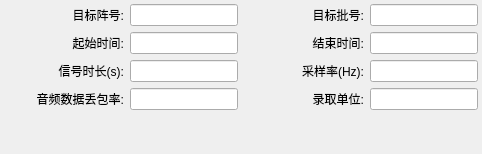
           <widget class="QWidget" name="tab_8">
            <attribute name="title">
             <string>基本信息</string>
            </attribute>
            <layout class="QGridLayout" name="gridLayout_4" columnstretch="1,0,0,0,0">
             <property name="leftMargin">
              <number>4</number>
             </property>
             <property name="topMargin">
              <number>4</number>
             </property>
             <property name="rightMargin">
              <number>4</number>
             </property>
             <property name="bottomMargin">
              <number>4</number>
             </property>
             <item row="3" column="0">
              <widget class="QLabel" name="label_31">
               <property name="minimumSize">
                <size>
                 <width>120</width>
                 <height>0</height>
                </size>
               </property>
               <property name="maximumSize">
                <size>
                 <width>120</width>
                 <height>16777215</height>
                </size>
               </property>
               <property name="text">
                <string>音频数据丢包率:</string>
               </property>
               <property name="alignment">
                <set>Qt::AlignRight|Qt::AlignTrailing|Qt::AlignVCenter</set>
               </property>
              </widget>
             </item>
             <item row="0" column="0">
              <widget class="QLabel" name="label_28">
               <property name="minimumSize">
                <size>
                 <width>120</width>
                 <height>0</height>
                </size>
               </property>
               <property name="maximumSize">
                <size>
                 <width>120</width>
                 <height>16777215</height>
                </size>
               </property>
               <property name="text">
                <string>目标阵号:</string>
               </property>
               <property name="alignment">
                <set>Qt::AlignRight|Qt::AlignTrailing|Qt::AlignVCenter</set>
               </property>
              </widget>
             </item>
             <item row="2" column="4">
              <widget class="QLineEdit" name="lineEdit_24"/>
             </item>
             <item row="1" column="0">
              <widget class="QLabel" name="label_29">
               <property name="minimumSize">
                <size>
                 <width>120</width>
                 <height>0</height>
                </size>
               </property>
               <property name="maximumSize">
                <size>
                 <width>120</width>
                 <height>16777215</height>
                </size>
               </property>
               <property name="text">
                <string>起始时间:</string>
               </property>
               <property name="alignment">
                <set>Qt::AlignRight|Qt::AlignTrailing|Qt::AlignVCenter</set>
               </property>
              </widget>
             </item>
             <item row="2" column="1">
              <widget class="QLineEdit" name="lineEdit_28"/>
             </item>
             <item row="1" column="2" colspan="2">
              <widget class="QLabel" name="label_33">
               <property name="minimumSize">
                <size>
                 <width>120</width>
                 <height>0</height>
                </size>
               </property>
               <property name="maximumSize">
                <size>
                 <width>120</width>
                 <height>16777215</height>
                </size>
               </property>
               <property name="text">
                <string>结束时间:</string>
               </property>
               <property name="alignment">
                <set>Qt::AlignRight|Qt::AlignTrailing|Qt::AlignVCenter</set>
               </property>
              </widget>
             </item>
             <item row="1" column="4">
              <widget class="QLineEdit" name="lineEdit_23"/>
             </item>
             <item row="3" column="1">
              <widget class="QLineEdit" name="lineEdit_25"/>
             </item>
             <item row="2" column="2" colspan="2">
              <widget class="QLabel" name="label_34">
               <property name="minimumSize">
                <size>
                 <width>120</width>
                 <height>0</height>
                </size>
               </property>
               <property name="maximumSize">
                <size>
                 <width>120</width>
                 <height>16777215</height>
                </size>
               </property>
               <property name="text">
                <string>采样率(Hz):</string>
               </property>
               <property name="alignment">
                <set>Qt::AlignRight|Qt::AlignTrailing|Qt::AlignVCenter</set>
               </property>
              </widget>
             </item>
             <item row="0" column="4">
              <widget class="QLineEdit" name="lineEdit_26"/>
             </item>
             <item row="3" column="2" colspan="2">
              <widget class="QLabel" name="label_35">
               <property name="minimumSize">
                <size>
                 <width>120</width>
                 <height>0</height>
                </size>
               </property>
               <property name="maximumSize">
                <size>
                 <width>120</width>
                 <height>16777215</height>
                </size>
               </property>
               <property name="text">
                <string>录取单位:</string>
               </property>
               <property name="alignment">
                <set>Qt::AlignRight|Qt::AlignTrailing|Qt::AlignVCenter</set>
               </property>
              </widget>
             </item>
             <item row="0" column="1">
              <widget class="QLineEdit" name="lineEdit_22"/>
             </item>
             <item row="2" column="0">
              <widget class="QLabel" name="label_30">
               <property name="minimumSize">
                <size>
                 <width>120</width>
                 <height>0</height>
                </size>
               </property>
               <property name="maximumSize">
                <size>
                 <width>120</width>
                 <height>16777215</height>
                </size>
               </property>
               <property name="text">
                <string>信号时长(s):</string>
               </property>
               <property name="alignment">
                <set>Qt::AlignRight|Qt::AlignTrailing|Qt::AlignVCenter</set>
               </property>
              </widget>
             </item>
             <item row="3" column="4">
              <widget class="QLineEdit" name="lineEdit_29"/>
             </item>
             <item row="1" column="1">
              <widget class="QLineEdit" name="lineEdit_27"/>
             </item>
             <item row="0" column="2" colspan="2">
              <widget class="QLabel" name="label_32">
               <property name="minimumSize">
                <size>
                 <width>120</width>
                 <height>0</height>
                </size>
               </property>
               <property name="maximumSize">
                <size>
                 <width>120</width>
                 <height>16777215</height>
                </size>
               </property>
               <property name="text">
                <string>目标批号:</string>
               </property>
               <property name="alignment">
                <set>Qt::AlignRight|Qt::AlignTrailing|Qt::AlignVCenter</set>
               </property>
              </widget>
             </item>
             <item row="4" column="1">
              <spacer name="verticalSpacer_7">
               <property name="orientation">
                <enum>Qt::Vertical</enum>
               </property>
               <property name="sizeHint" stdset="0">
                <size>
                 <width>20</width>
                 <height>40</height>
                </size>
               </property>
              </spacer>
             </item>
            </layout>
           </widget>
